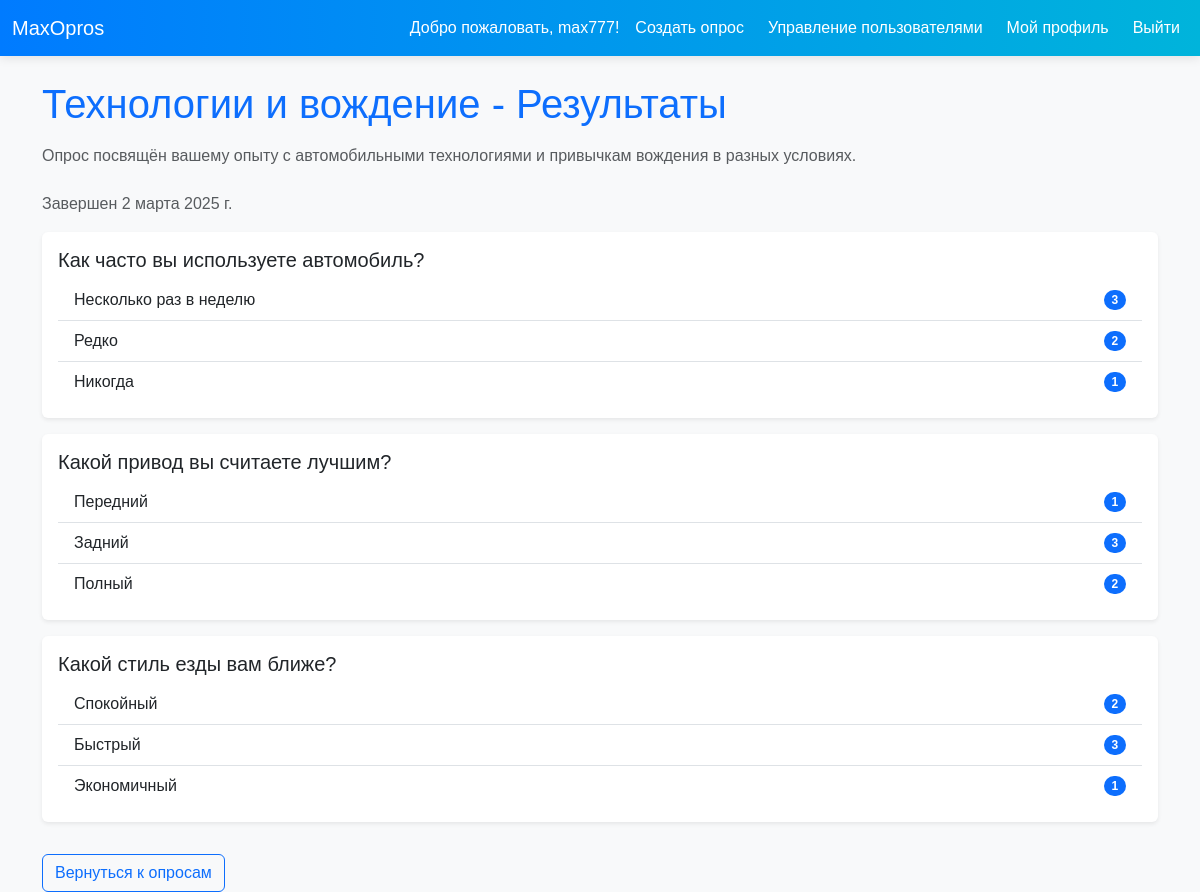
Page /survey/1/results/ (signed in) on the committed database.
### survey/models.py (models this page shows, shortened)
class Survey(models.Model):
    title = models.CharField(max_length=255)
    description = models.TextField(blank=True)
    start_date = models.DateField()
    end_date = models.DateField()
    is_active = models.BooleanField(default=True)
    def save(self, *args, **kwargs):
        if self.pk is not None:
            orig = Survey.objects.get(pk=self.pk)
            if orig.start_date != self.start_date:
                self.start_date = orig.start_date
        super().save(*args, **kwargs)
    def update_status(self):
        if self.end_date < timezone.now().date():
            self.is_active = False
            self.save()

class Question(models.Model):
    survey = models.ForeignKey(Survey, on_delete=models.CASCADE, related_name='questions')
    text = models.CharField(max_length=255)
    question_type = models.CharField(max_length=50, choices=[
        ('single', 'Single Choice'),
        ('multiple', 'Multiple Choice'),
        ('text', 'Text Answer'),
    ])

class AnswerOption(models.Model):
    question = models.ForeignKey(Question, on_delete=models.CASCADE, related_name='options')
    text = models.CharField(max_length=255)

### survey/views.py (the view)
# urls.py: path('survey/<int:survey_id>/results/', survey_results, name='survey_results'),
@login_required(login_url='/login/')
def survey_results(request, survey_id):
    survey = Survey.objects.get(id=survey_id)
    survey.update_status()
    results = {}
    for question in survey.questions.all():
        responses = UserResponse.objects.filter(question=question)
        if question.question_type in ['single', 'multiple']:
            options_stats = {option.text: responses.filter(selected_option=option).count()
                            for option in question.options.all()}
            results[question.text] = {'type': question.question_type, 'stats': options_stats}
        else:
            text_answers = [r.text_response for r in responses if r.text_response]
            results[question.text] = {'type': 'text', 'answers': text_answers}
    return render(request, 'survey_results.html', {'survey': survey, 'results': results})

### survey/templates/survey_results.html (shortened to what this page needs)
{% extends 'base.html' %}
{% block content %}
    <h1 class="mb-3 text-primary">{{ survey.title }} - Результаты</h1>
    <p class="text-muted mb-4">{{ survey.description }}</p>
    <p class="text-muted">Завершен {{ survey.end_date }}</p>
    {% for question_text, data in results.items %}
        <div class="card mb-3 border-0 shadow-sm">
            <div class="card-body">
                <h5 class="card-title text-dark">{{ question_text }}</h5>
                {% if data.type == 'text' %}
                    <ul class="list-group list-group-flush">
                        {% for answer in data.answers %}
                            <li class="list-group-item">{{ answer }}</li>
                        {% empty %}
                            <li class="list-group-item text-muted">Текстовых ответов пока нет.</li>
                        {% endfor %}
                    </ul>
                {% else %}
                    <ul class="list-group list-group-flush">
                        {% for option, count in data.stats.items %}
                            <li class="list-group-item d-flex justify-content-between align-items-center">
                                {{ option }}
                                <span class="badge bg-primary rounded-pill">{{ count }}</span>
                            </li>
                        {% endfor %}
                    </ul>
                {% endif %}
            </div>
        </div>
    {% endfor %}
    <a href="{% url 'survey_list' %}" class="btn btn-outline-primary mt-3">Вернуться к опросам</a>
{% endblock %}

### survey/templates/base.html (shortened to what this page needs)
<!DOCTYPE html>
{% load static %}
<html lang="en">
<head>
    <link href="https://cdn.jsdelivr.net/npm/bootstrap@5.3.0/dist/css/bootstrap.min.css" rel="stylesheet">
    <link rel="stylesheet" href="{% static 'survey/css/survey.css' %}">
</head>
<body>
    <nav class="navbar navbar-expand-lg">
        <div class="container-fluid">
            <a class="navbar-brand" href="{% url 'survey_list' %}">MaxOpros</a>
            <div class="collapse navbar-collapse" id="navbarNav">
                <ul class="navbar-nav ms-auto">
                    {% if user.is_authenticated %}
                        <li class="nav-item">
                            <span class="nav-link">Добро пожаловать, {{ user.username }}!</span>
                        </li>
                        {% if user.is_staff %}
                            <li class="nav-item">
                                <a class="nav-link btn btn-outline-warning me-2" href="{% url 'create_survey' %}">Создать опрос</a>
                            </li>
                            <li class="nav-item">
                                <a class="nav-link btn btn-outline-secondary me-2" href="{% url 'manage_users' %}">Управление пользователями</a>
                            </li>
                        {% endif %}
                        <li class="nav-item">
                            <a class="nav-link btn btn-outline-info me-2" href="{% url 'profile' %}">Мой профиль</a>
                        </li>
                        <li class="nav-item">
                            <a class="nav-link btn btn-outline-danger" href="{% url 'logout' %}">Выйти</a>
                        </li>
                    {% endif %}
                </ul>
            </div>
        </div>
    </nav>
    <div class="container mt-4">
        {% block content %}{% endblock %}
    </div>
</body>
</html>

### survey/static/survey/css/survey.css (style rules this page uses)
body { background-color: #f8f9fa; font-family: 'Arial', sans-serif; }
.navbar { background: linear-gradient(90deg, #007bff, #00b4db); box-shadow: 0 2px 10px rgba(0, 0, 0, 0.1); }
.navbar-brand, .nav-link { color: white !important; }
.btn-outline-primary, .btn-outline-danger, .btn-outline-success { transition: all 0.3s ease; }

### rows in the picture
Survey: title "Технологии и вождение", description "Опрос посвящён вашему опыту с автомобильными технологиями и привычкам вождения в разных условиях.", end_date "2 марта 2025 г."
Question: results "Как часто вы используете автомобиль?"
AnswerOption: stats "Несколько раз в неделю"
AnswerOption: stats "Редко"
AnswerOption: stats "Никогда"
Question: results "Какой привод вы считаете лучшим?"
AnswerOption: stats "Передний"
AnswerOption: stats "Задний"
AnswerOption: stats "Полный"
Question: results "Какой стиль езды вам ближе?"
AnswerOption: stats "Спокойный"
AnswerOption: stats "Быстрый"
AnswerOption: stats "Экономичный"

### other values in the picture
{{ user.username }} "max777"
{{ count }} "3" "2" "1" "1" "3" "2" "2" "3" "1"
